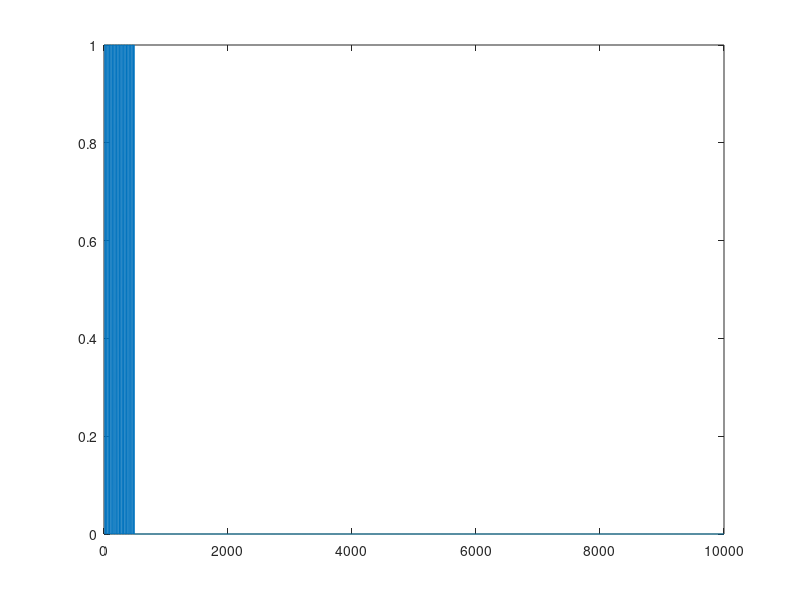
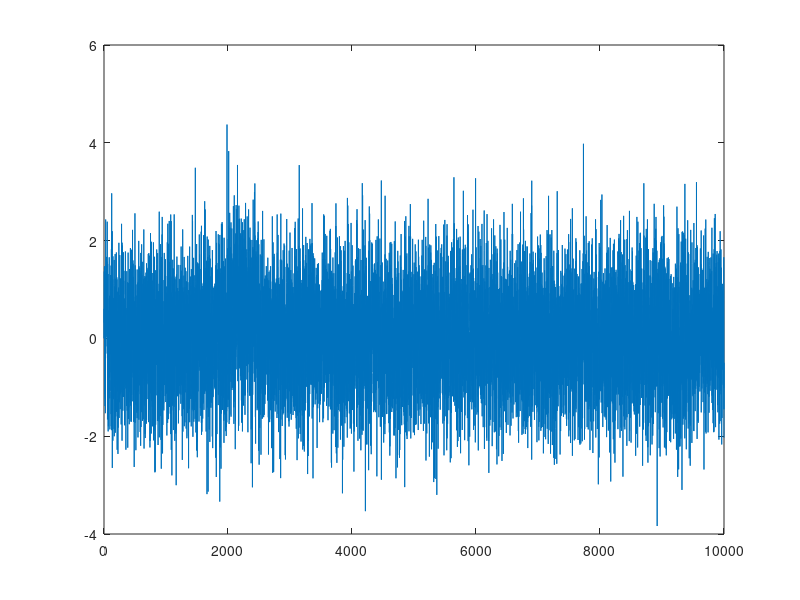
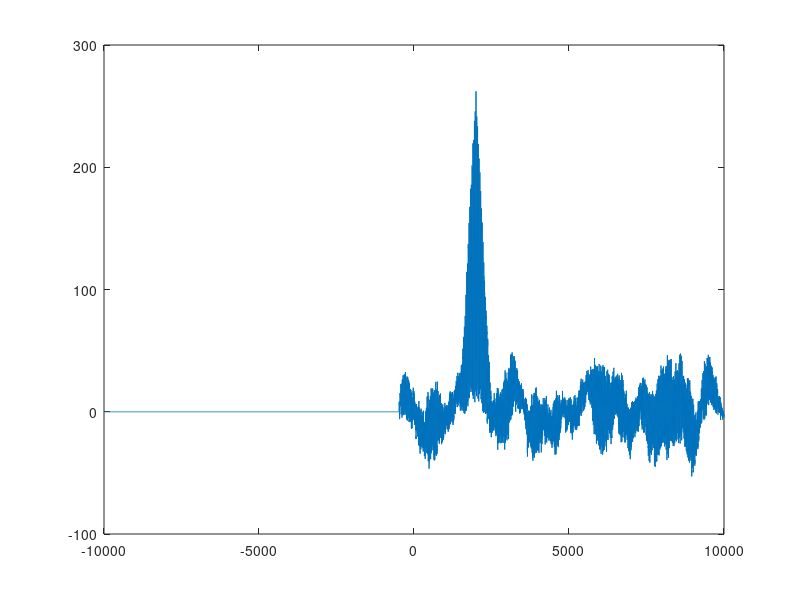
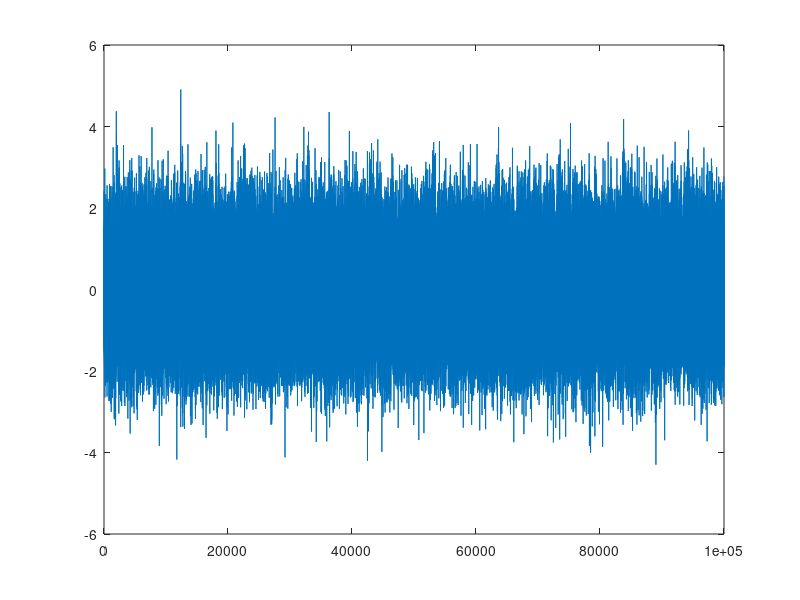

Source code (MATLAB) for these figures, in order: (Note: this script raises an error after producing the figures.)
clc; close all; clear all;
%Caly ten kod to sa rozwiazania zadan z domieszka kodow z zajec, wiec
%usuncie to co jest niepotrzebne c:

%Cwiczenie 1
%Sygnaly krotkie
speed_of_sound = 340;
rx=load('rx_short.dat');
tx=load('tx_short.dat');
figure; plot(tx);
figure; plot(rx);
%pierwszy odebrany drugi transmitowany
[tx_rx, lags] = xcorr(rx,tx);
figure;
plot(lags, tx_rx);
tx_rx(lags<0) = [];
lags(lags<0) = [];
[c_max,max_idx] = max(tx_rx);
distance_of_single_period = ((max_idx/2)/1000000)*speed_of_sound %0.3402 metra

clear all; close all; clc;
%Sygnaly dlugie

speed_of_sound = 340;
Tp=10^-6;
rx = load('rx_long.dat');
tx = load('tx_long.dat');
figure; plot(rx);
figure; plot(tx);

[tx_rx,lags] = xcorr(rx,tx);
tx_rx(lags<0) = [];
lags(lags<0) = [];
figure;
plot(lags,tx_rx);
%200 - minimalna wysokosc peaku
%10000 - minimalny dystans pomiedzy
[v,x] = findpeaks(tx_rx, 'MinPeakHeight',200, 'MinPeakDistance',5000);
findpeaks(tx_rx, 'MinPeakHeight',200, 'MinPeakDistance',5000);
%Odleglosci w probkach
x=mod(x,10000) %10k probek jest w jednym okresie
distance = Tp*(x/2)*speed_of_sound %przez dwa bo tam i spowrotem, oraz kazdy sygnal zostal nadany w roznym czasie
%Odleglosc w metrach
%Wynik wyglada sensownie bo w sumie im dalsza probka tym dluzej ten sygnal
%musial isc wiec dystans powinien byc coraz wiekszy

clear all; close all; clc;
%Cwiczenie 2
ssss = load('signals.dat');

f=2;
Tp=0.001;
t=0:Tp:5-Tp;
s0 = sin(2*pi*f*t);
for i=1:4
    s1 = ssss(i,:);
    plot(t,s0,t,s1);
    [s1c,lags] = xcorr(s0,s1);
    %figure; plot(lags,s1c);
    %przesuniecie znalezione matematycznie
    idx = find(s1c==max(s1c));
    time_shift_samples(i) = lags(idx);
end
time_shift_samples
%A*1/2*1/N sum(cos(alfa))
%1/2 *A*sin(alfa)

clear all; close all; clc;
%Cwiczenie 3
sun=load('spotsMod.csv');
sun=sun(:,2:13);
sun=sun';
sun_vector=sun(:);
save('plamy_wektor.mat', 'sun_vector');

[sun_cor, lags] = xcorr(sun_vector);
figure;
plot(lags,sun_cor);
findpeaks(sun_cor,'MinPeakDistance',85);
%ponizsze liczby wektora x to dystans w miesiacach*2?
[v, x] = findpeaks(sun_cor,'MinPeakDistance',85)

for i=1:length(x)-1
    breaks(i) = x(i+1)-x(i)
end
%average between peaks
mean(breaks)